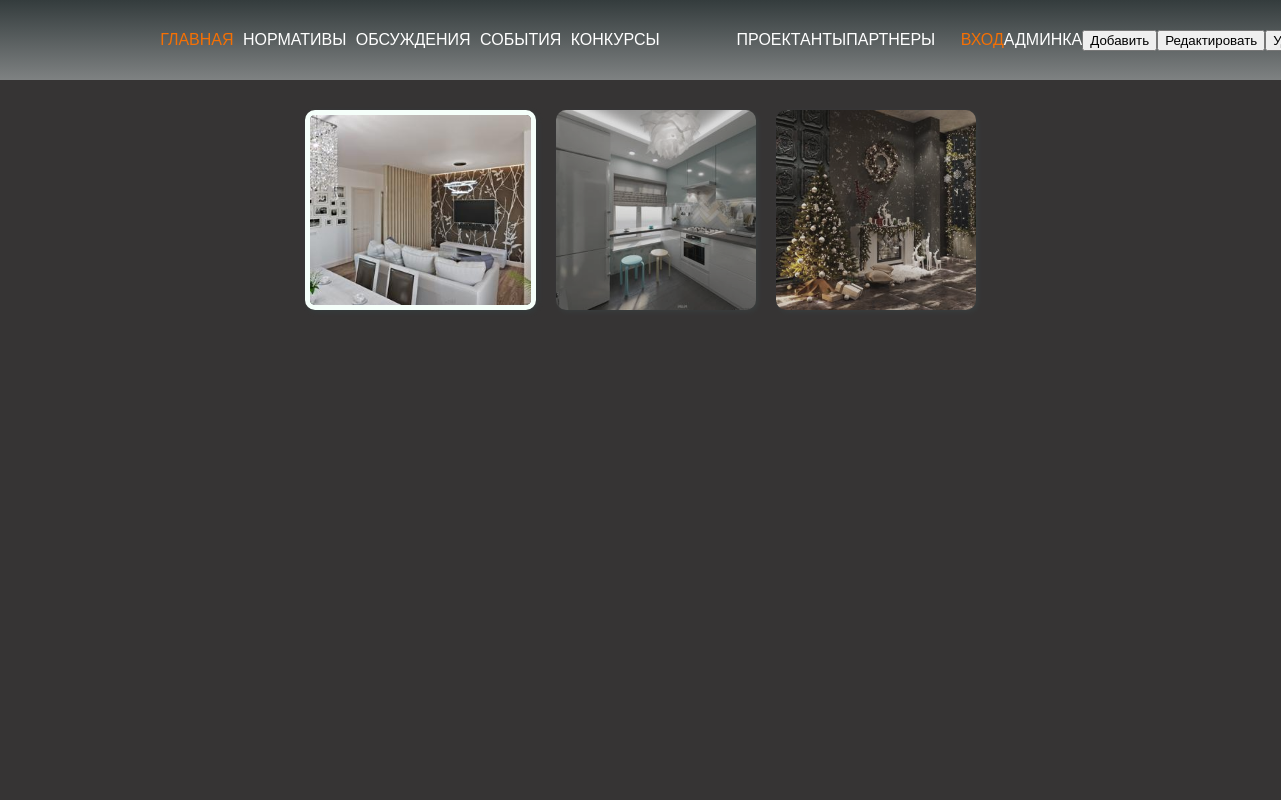
The app's page /portfolio/superuser/, older data.
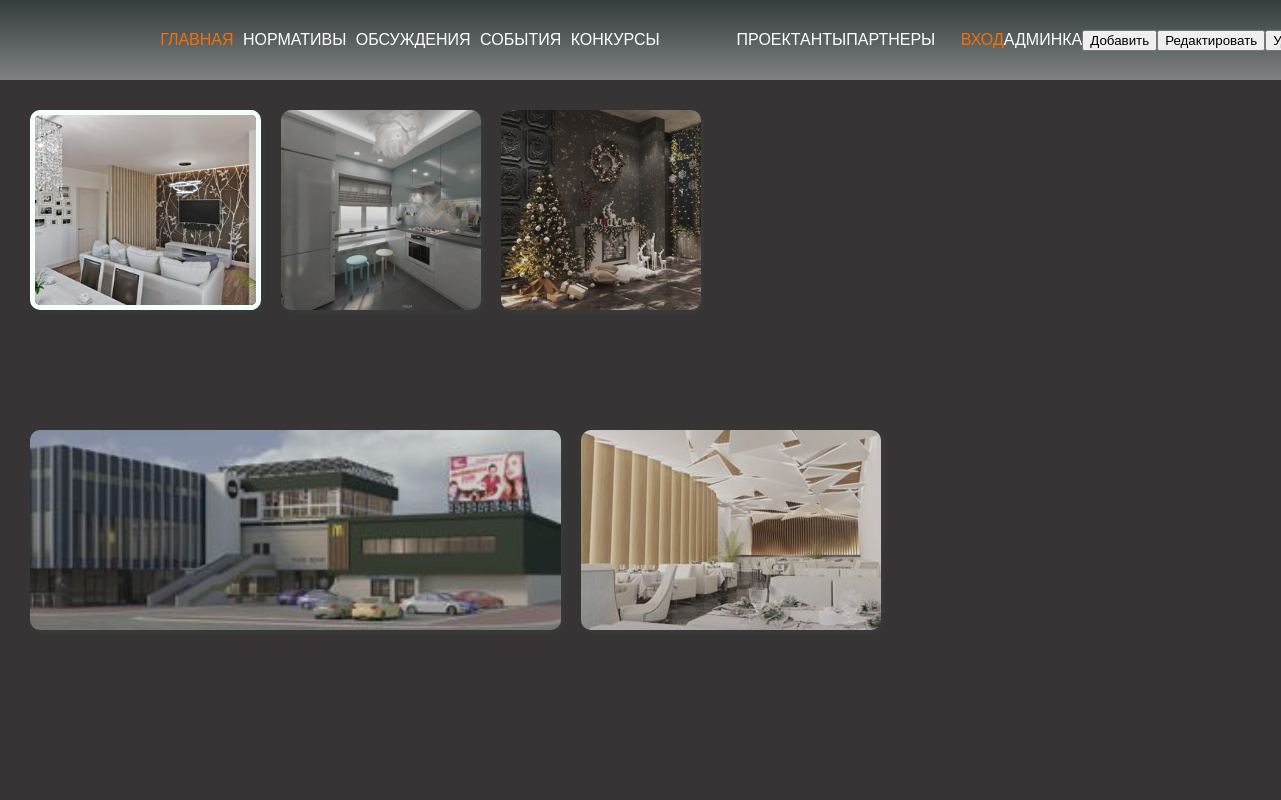
The same page, newer data.
### portfolio/models.py (models this page shows, shortened)
class Artwork(models.Model):
    user = models.ForeignKey(User, on_delete=models.CASCADE)
    title = models.CharField('Название', max_length=50)
    image = models.ImageField('Изображение', upload_to=user_directory_path)
    thumb = models.ImageField('Миниатюра', upload_to=thumb_directory_path)
    desc = models.TextField('Описание', blank=True)
    date = models.DateField('Дата', blank=True, null=True)
    url = models.URLField('В сотрудничестве', blank=True)
    class Meta:
        verbose_name = APP_NAMES.PORTFOLIO
        verbose_name_plural = VERBOSE_APP_NAMES.PORTFOLIO

### portfolio/views.py (the view, shortened to what this page needs)
# urls.py: path('<str:username>/', views.portfolioView, name=views.app_name),
def portfolioView(request, username):
    if request.method == 'GET':
        try:
            user = User.objects.get(username=username)
            portfolio = Artwork.objects.filter(user=user)
        except Http404 as e:
            portfolio = None
        except OperationalError as e:
            portfolio = None
        form = ArtworkForm()
        return render(request, template_name=f'./{app_name}/{app_name}.html',
                      context={'form': form, 'username':username,'portfolio': portfolio, 'page_name': verbose_name, 'page_style': app_name})

### portfolio/templates/portfolio/portfolio.html (shortened to what this page needs)
<!DOCTYPE html>
{% extends 'base.html' %}
{% block content %}
{% load static %}
<main>
    {% if portfolio %}
    <section class="wrapper gallery">
        <ul class="thumbs">
            {% for artwork in portfolio %}
            <li class="thumb__block">
                <img class="thumb__img" src="{{ artwork.thumb.url }}" alt="">
            </li>
            {% endfor %}
        </ul>
        <section class="wrapper gallery">
        </section>
        {% endif %}
    </section>
</main>
{% endblock %}

### templates/base.html (shortened to what this page needs)
<!DOCTYPE html>
{% load static %}
<html lang="en">
<head>
    <link rel="stylesheet" href="{% static 'base/css/style.css' %}">
    <link rel="stylesheet" href="{% static '' %}{{ page_style }}/css/style.css">
</head>
<body>
    <header class="header">
        <div class="wrapper header-wrapper">
            <div class="logo">
            </div>
            <nav class="nav_wrapper">
                <div class="info-block">
                    <a href="{% url 'home' %}" class="link link-primary">{% if request.user.username %}{{ request.user.username }}{% else %}Главная{% endif %}</a>
                    <a href="{% url 'standards' %}" class="link">Нормативы</a>
                    <a href="{% url 'issues' %}" class="link">Обсуждения</a>
                    <a href="{% url 'events' %}" class="link">События</a>
                    <a href="{% url 'contests' %}" class="link">Конкурсы</a>
                </div>
                <div class="base-block">
                    <a href="{% url 'artists' %}" class="link">Проектанты</a>
                    <a href="{% url 'partners' %}" class="link">Партнеры</a>
                </div>
            </nav>
            <div class="header-right ">
                {% if request.user.username %}
                    <a href="{% url 'logoutuser' %}" class="link link-primary">Выход</a>
                {% else %}
                    <a href="{% url 'loginuser' %}" class="link link-primary">Вход</a>
                {% endif %}
                <a href="{% url 'admin:index' %}" class="link">Админка</a>
            </div>
        </div>
    </header>
{% block content %}
{% endblock %}
    </body>
</html>

### static/base/css/style.css (style rules this page uses)
* { font-family: Arial, Helvetica, sans-serif }
body { margin: 0; padding: 0; background: #b0b0b0; }
body { padding:0; margin:0; }
.header { background:linear-gradient(#343c3d 0px, #343c3d66); }
.wrapper { width:100%; height:100px; max-width: 1440px; margin: 0 auto; }
.header-wrapper { display:flex; flex-direction: row; height: 80px; justify-content:space-between; align-items: center; }
.header-right { display:flex; flex-direction: row; width: 25%; justify-content:space-between; align-items: center; }
.link { color: #fff; font-size: 16px; text-decoration: none; text-transform: uppercase; font-family: sans-serif; transition: 0.3s; }
.link-primary { color: #f57004; }
.info-block { display:flex; flex-direction: row; width:65%; justify-content:space-between; align-items: center; }
.base-block { display:flex; flex-direction: row; width:25%; justify-content:space-between; align-items: center; }
.nav_wrapper { display:flex; flex-direction: row; width:60%; justify-content: space-between; align-items: center; }
.logo { width:10%; }

### portfolio/static/portfolio/css/style.css (style rules this page uses)
:root { --max-z-index: 1000; }
* { font-family: Arial, Helvetica, sans-serif }
ul { margin: 0; padding: 0; list-style: none; }
li { margin: 0; padding: 0; }
body { margin: 0; padding: 0; }
.gallery { position: relative; display: flex; flex-direction: column; align-items: center; width: 100%; height: calc(100% - 100px); background-color: #363434; padding:20px; }
.thumbs { display: flex; float: left; flex-wrap: wrap; max-width:100%; height: 640px; overflow-y: scroll; }
.thumb__img { box-sizing: border-box; width:auto; height:200px; object-fit:cover; border-radius:10px; border: 0 solid transparent; box-shadow: 2px 2px 5px #343c3d; margin: 10px; filter: grayscale(30%) blur(.75px) brightness(90%) contrast(90%); transition: filter .4s,scale .4s, border .4s ease-in ; }
.active { scale:100%; box-sizing: border-box; filter: grayscale(0%) blur(0px) brightness(100%) contrast(100%); border: 5px solid mintcream; transition: filter .4s, scale .4s, border .9s ease-in; }

Row changes from the older to the newer data that the page shows:
added Artwork: thumb (picture)
added Artwork: thumb (picture)
